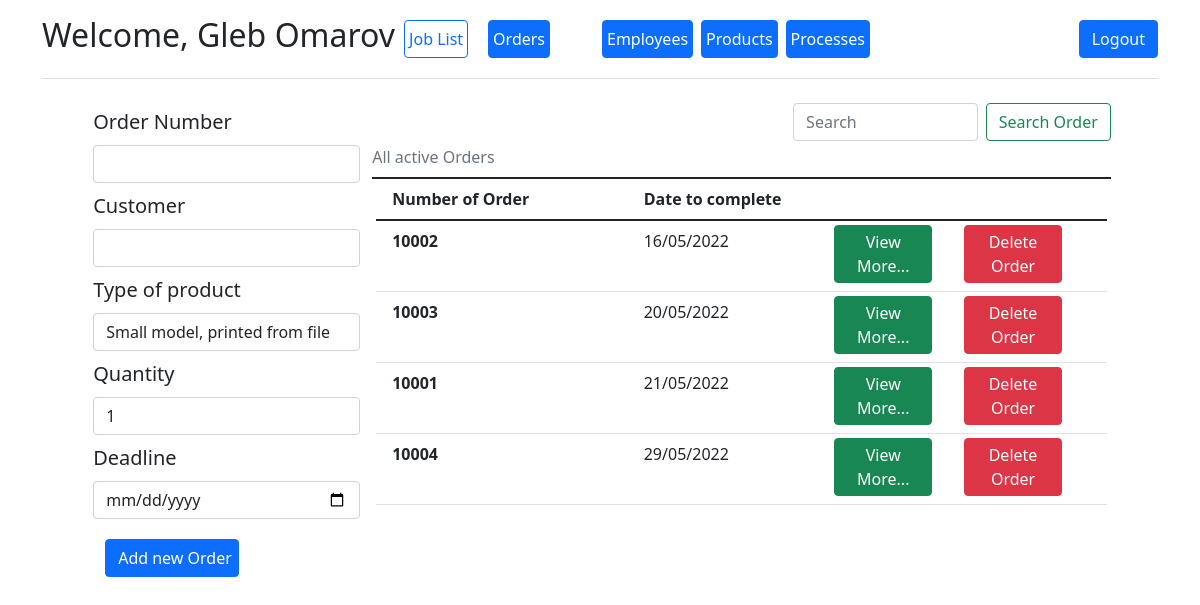
The app's page /add_order (signed in) with its own data.
### app/models.py (models this page shows)
class Employee(db.Model, UserMixin):
    id = db.Column(db.Integer, primary_key=True, nullable=False, autoincrement=True)
    first_name = db.Column("First name", db.String)
    last_name = db.Column("Last name", db.String)
    user_name = db.Column("Username", db.String, unique=True)
    password = db.Column("Password", db.String)
    admin = db.Column("Administrator", db.Boolean, default=False)
    processes = db.relationship('Process', backref='employee', lazy='dynamic')
    active = db.Column("active", db.Boolean, default=True)

class Order(db.Model):
    order_id = db.Column(db.Integer, primary_key=True, nullable=False)
    customer = db.Column("Name", db.String)
    quantity = db.Column("Quantity", db.Integer)
    completed = db.Column("Completed", db.Boolean, default=False)
    date_to_complete = db.Column("Date_to_complete", db.Date)
    products = db.relationship("Product", secondary=orders_products, back_populates="orders")
    processes_in_order = db.relationship('ProcessInOrder', backref='Order', lazy='dynamic')

### app/routes.py (the view, shortened to what this page needs)
@process_app.route('/add_order', methods=['get', 'post'])
@login_required
def add_order():
    table = models.Order.query.filter_by(completed=False).order_by(models.Order.date_to_complete.asc())
    form = AddOrder()
    form.product.choices = [
        (product.product_id, product.name) for product in models.Product.query.filter(models.Product.active)
    ]
    return render_template('add_order.html', form=form, table=table)

### app/forms.py
class AddOrder(FlaskForm):
    order_id = IntegerField("Order Number", validators=[InputRequired()])
    quantity = IntegerField("Quantity", validators=[InputRequired()], default=1)
    customer = StringField("Customer", validators=[InputRequired()])
    date = DateField("Deadline", validators=[InputRequired()])
    product = SelectField("Type of product", validators=[InputRequired()])
    submit = SubmitField()

### app/__init__.py (called while the page is built)
@login_manager.user_loader
def load_user(user_id):
    return Employee.query.get(int(user_id))

### app/templates/add_order.html (shortened to what this page needs)
{% extends "base.html" %}
{% block content %}
<div class="container">
    <div class="row g-3 justify-content-md-center">
        {% if current_user.admin %}
        <form action="" method="post" class="d-flex flex-column w-25  fs-5">
            {{ form.order_id.label(class="form-label m-1") }}
            {{ form.order_id(class="form-control m-1") }}
            {{ form.customer.label(class="form-label m-1") }}
            {{ form.customer(class="form-control m-1") }}
            {{ form.product.label(class="form-label m-1") }}
            {{ form.product(class="form-control m-1") }}
            {{ form.quantity.label(class="form-label m-1") }}
            {{ form.quantity(class="form-control m-1") }}
            {{ form.date.label(class="form-label m-1") }}
            {{ form.date(class="form-control m-1") }}
            {{ form.submit(class="btn btn-primary m-3 w-50", value="Add new Order") }}
        </form>
        {% endif %}
        <div class="col-8">
            <form class="d-flex justify-content-end" action="{{ url_for('search_order') }}" method="post">
                <div class="col">
                </div>
                <input class="form-control me-2 w-25" type="search" placeholder="Search" aria-label="Search Order"
                       name="search_field">
                <button class="btn btn-outline-success" type="submit">Search Order</button>
            </form>
            <p class="text-secondary  border-bottom border-dark border-2 lh-lg pb-1 mb-1">All active Orders</p>
            <div class="container scroll">
                <div class="row border-bottom border-dark border-2">
                    <div class="col-4 pb-1 fw-bold lh-lg mx-1">Number of Order</div>
                    <div class="col-4 pb-1 fw-bold lh-lg mx-1">Date to complete</div>
                    <div class="w-25"></div>
                </div>
                {% for order in table %}
                <div class="row table-row border-bottom border-black-50 border-1">
                    <div class="col-4 pb-1 fw-bold lh-lg m-1">{{ order.order_id }}</div>
                    <div class="col-3 pb-1 fw-normal lh-lg m-1">{{ order.date_to_complete.strftime('%d/%m/%Y') }}</div>
                    <div class="col-2 pb-1 fw-normal lh-lg m-1">
                        <button type="button" data-bs-toggle="collapse" class="btn btn-success p-1"
                                data-bs-target="#o{{order.order_id}}"
                                aria-expanded="true" aria-controls="o{{order.order_id}}">View More...
                        </button>
                    </div>
                    <div class="col-2 pb-1 fw-bold lh-lg m-1">
                        <a href="{{ url_for('remove_order', order_id=order.order_id) }}" class="btn btn-danger p-1">Delete
                            Order</a>
                    </div>
                </div>
                {% endfor %}
            </div>
        </div>
    </div>
</div>
{% endblock %}

### app/templates/navbar.html
<div class="container">
    <header class="d-flex flex-wrap align-items-center justify-content-center justify-content-md-between py-3 mb-4 border-bottom">
        {% if current_user.is_authenticated %}
        <h2>Welcome, {{ current_user.first_name}} {{ current_user.last_name}}</h2>
        {% endif %}
        {% if current_user.is_authenticated and current_user.admin %}
        <ul class="nav col-12 col-md-auto mb-2 justify-content-center mb-md-0">
            <li><a href="{{ url_for('dashboard') }}" class="px-1 mx-1 btn btn-outline-primary">Job List</a></li>
            <li><a href="{{ url_for('add_order') }}" class="px-1 ms-3 me-5 btn btn-primary">Orders</a></li>
            <li><a href="{{ url_for('add_user') }}" class="px-1 mx-1 btn btn-primary">Employees</a></li>
            <li><a href="{{ url_for('add_product') }}" class="px-1 mx-1 btn btn-primary">Products</a></li>
            <li><a href="{{ url_for('add_process') }}" class="px-1 mx-1 btn btn-primary">Processes</a></li>
        </ul>
        {% endif %}
        <div class="col-md-3 text-end">
            {% if current_user.is_authenticated %}
            <a href="{{ url_for('logout') }}" class="btn btn-primary">Logout</a>
            {% else %}
            <a href="{{ url_for('login') }}" class="btn btn-outline-primary me-2">Login</a>
            {% endif %}
        </div>
    </header>
</div>

### app/static/style.css (style rules this page uses)
body { position: relative; }
.scroll { height: 70vh; overflow-y: auto; }

### records on screen
Employee: first_name "Gleb", last_name "Omarov"
Order: order_id "10002", date_to_complete "16/05/2022"
Order: order_id "10003", date_to_complete "20/05/2022"
Order: order_id "10001", date_to_complete "21/05/2022"
Order: order_id "10004", date_to_complete "29/05/2022"
